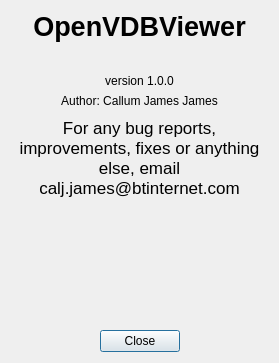
<?xml version="1.0" encoding="UTF-8"?>
<ui version="4.0">
 <class>AboutWindow</class>
 <widget class="QDialog" name="AboutWindow">
  <property name="geometry">
   <rect>
    <x>0</x>
    <y>0</y>
    <width>279</width>
    <height>363</height>
   </rect>
  </property>
  <property name="windowTitle">
   <string>About OpenVDBViewer</string>
  </property>
  <layout class="QGridLayout" name="gridLayout">
   <item row="1" column="0">
    <spacer name="horizontalSpacer">
     <property name="orientation">
      <enum>Qt::Horizontal</enum>
     </property>
     <property name="sizeHint" stdset="0">
      <size>
       <width>40</width>
       <height>20</height>
      </size>
     </property>
    </spacer>
   </item>
   <item row="1" column="1">
    <widget class="QPushButton" name="btn_close">
     <property name="text">
      <string>Close</string>
     </property>
    </widget>
   </item>
   <item row="1" column="2">
    <spacer name="horizontalSpacer_2">
     <property name="orientation">
      <enum>Qt::Horizontal</enum>
     </property>
     <property name="sizeHint" stdset="0">
      <size>
       <width>40</width>
       <height>20</height>
      </size>
     </property>
    </spacer>
   </item>
   <item row="0" column="0" colspan="3">
    <layout class="QGridLayout" name="gridLayout_4">
     <item row="1" column="2">
      <spacer name="horizontalSpacer_3">
       <property name="orientation">
        <enum>Qt::Horizontal</enum>
       </property>
       <property name="sizeHint" stdset="0">
        <size>
         <width>40</width>
         <height>20</height>
        </size>
       </property>
      </spacer>
     </item>
     <item row="1" column="1">
      <widget class="QLabel" name="lbl_logo">
       <property name="text">
        <string/>
       </property>
       <property name="pixmap">
        <pixmap resource="../res/ovdbv_resources.qrc">:/res/icon_128</pixmap>
       </property>
      </widget>
     </item>
     <item row="1" column="0">
      <spacer name="horizontalSpacer_4">
       <property name="orientation">
        <enum>Qt::Horizontal</enum>
       </property>
       <property name="sizeHint" stdset="0">
        <size>
         <width>40</width>
         <height>20</height>
        </size>
       </property>
      </spacer>
     </item>
     <item row="0" column="0" colspan="3">
      <widget class="QLabel" name="lbl_ovdbv_3">
       <property name="font">
        <font>
         <pointsize>20</pointsize>
         <weight>75</weight>
         <bold>true</bold>
        </font>
       </property>
       <property name="text">
        <string>OpenVDBViewer</string>
       </property>
       <property name="alignment">
        <set>Qt::AlignCenter</set>
       </property>
      </widget>
     </item>
     <item row="2" column="0" colspan="3">
      <widget class="QLabel" name="lbl_version_3">
       <property name="text">
        <string>version 1.0.0</string>
       </property>
       <property name="alignment">
        <set>Qt::AlignCenter</set>
       </property>
      </widget>
     </item>
     <item row="3" column="0" colspan="3">
      <widget class="QLabel" name="lbl_author_3">
       <property name="text">
        <string>Author: Callum James James</string>
       </property>
       <property name="alignment">
        <set>Qt::AlignCenter</set>
       </property>
      </widget>
     </item>
     <item row="4" column="0" colspan="3">
      <widget class="QTextBrowser" name="textBrowser_3">
       <property name="palette">
        <palette>
         <active>
          <colorrole role="Base">
           <brush brushstyle="SolidPattern">
            <color alpha="0">
             <red>255</red>
             <green>255</green>
             <blue>255</blue>
            </color>
           </brush>
          </colorrole>
         </active>
         <inactive>
          <colorrole role="Base">
           <brush brushstyle="SolidPattern">
            <color alpha="0">
             <red>255</red>
             <green>255</green>
             <blue>255</blue>
            </color>
           </brush>
          </colorrole>
         </inactive>
         <disabled>
          <colorrole role="Base">
           <brush brushstyle="SolidPattern">
            <color alpha="255">
             <red>237</red>
             <green>237</green>
             <blue>237</blue>
            </color>
           </brush>
          </colorrole>
         </disabled>
        </palette>
       </property>
       <property name="frameShape">
        <enum>QFrame::NoFrame</enum>
       </property>
       <property name="frameShadow">
        <enum>QFrame::Plain</enum>
       </property>
       <property name="html">
        <string>&lt;!DOCTYPE HTML PUBLIC &quot;-//W3C//DTD HTML 4.0//EN&quot; &quot;http://www.w3.org/TR/REC-html40/strict.dtd&quot;&gt;
&lt;html&gt;&lt;head&gt;&lt;meta name=&quot;qrichtext&quot; content=&quot;1&quot; /&gt;&lt;style type=&quot;text/css&quot;&gt;
p, li { white-space: pre-wrap; }
&lt;/style&gt;&lt;/head&gt;&lt;body style=&quot; font-family:'.Lucida Grande UI'; font-size:13pt; font-weight:400; font-style:normal;&quot;&gt;
&lt;p align=&quot;center&quot; style=&quot; margin-top:0px; margin-bottom:0px; margin-left:0px; margin-right:0px; -qt-block-indent:0; text-indent:0px;&quot;&gt;For any bug reports, improvements, fixes or anything else, email calj.james@btinternet.com&lt;/p&gt;&lt;/body&gt;&lt;/html&gt;</string>
       </property>
       <property name="textInteractionFlags">
        <set>Qt::NoTextInteraction</set>
       </property>
      </widget>
     </item>
    </layout>
   </item>
  </layout>
 </widget>
 <resources>
  <include location="../res/ovdbv_resources.qrc"/>
 </resources>
 <connections/>
</ui>
